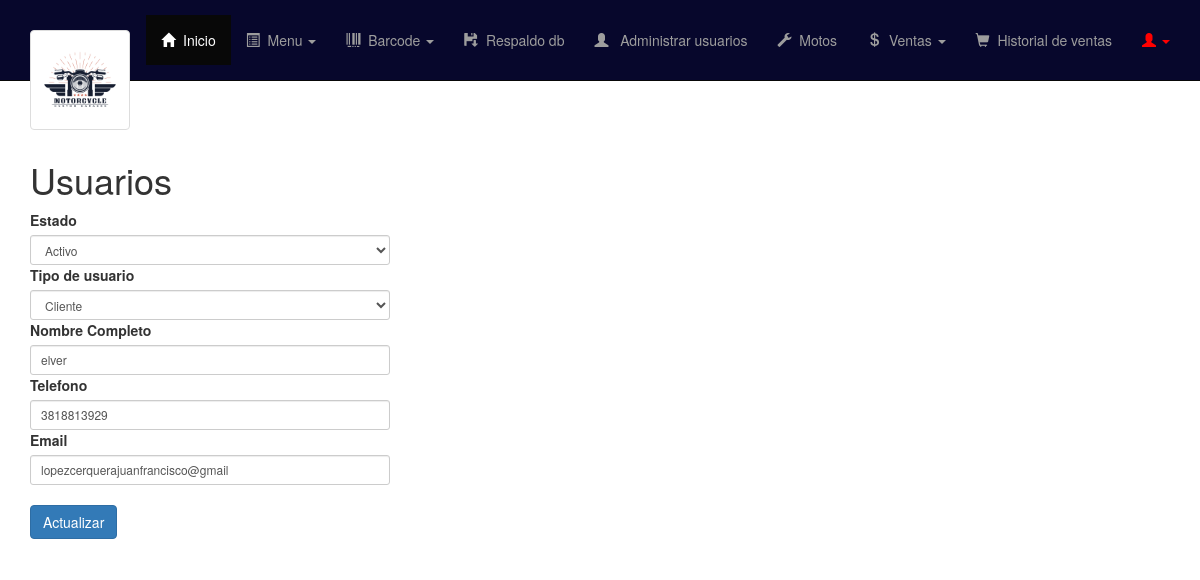
Screenshot of /vist/admin/actualizarusu.php (signed in) with the database file from the repository.
### tables this page shows
CREATE TABLE `estado` (
  `id_estado` int(11) NOT NULL,
  `estados` varchar(25) NOT NULL
);

CREATE TABLE `tipo_usuarios` (
  `id_tip_usu` int(11) NOT NULL,
  `tip_usu` varchar(30) NOT NULL
);

CREATE TABLE `usuarios` (
  `documento` int(11) NOT NULL,
  `nombre_completo` varchar(100) NOT NULL,
  `telefono` varchar(10) NOT NULL,
  `email` varchar(40) NOT NULL,
  `fecha_usu` date NOT NULL,
  `usuario` varchar(15) NOT NULL,
  `password` varchar(100) NOT NULL,
  `id_tip_usu` int(11) NOT NULL,
  `id_estado` int(11) NOT NULL
);

### vist/admin/actualizarusu.php (the view, shortened to what this page needs)
<?php
$db = new Database();
$conectar= $db->conectar();
require_once "../../controller/styles/dependencias.php";
?>
   <?php
        $consulta=$conectar->prepare("SELECT * From usuarios INNER JOIN estado ON usuarios.id_estado=estado.id_estado INNER join tipo_usuarios on usuarios.id_tip_usu=tipo_usuarios.id_tip_usu" );
         $consulta->execute();
         $queryi=$consulta->fetch(PDO::FETCH_ASSOC);
   ?>
<!DOCTYPE html>
<html lang="en">
<head>
    <?php require_once "navbar.php"  ?>
</head>
<body>
		<div class="container">
			<h1>Usuarios</h1>
			<div class="row">
				<div class="col-sm-4">
					<form id="frmArticulos"  name="form" method="post" >
						<label>Estado</label>
                        <select name="estado" class="form-control input-sm" >
							<option  value="<?php echo($queryi['id_estado'])?>"><?php echo($queryi['estados'])?></option>
						</select>
                        <label>Tipo de usuario</label>
                        <select name="tipo" class="form-control input-sm" name="tipo">
							<option value="<?php echo($queryi['id_tip_usu'])?>"><?php echo($queryi['tip_usu'])?> </option>
						</select>
						<label>Nombre Completo</label>
						<input type="text" class="form-control input-sm" id="nombre" name="nombre" value="<?php echo($queryi['nombre_completo'])?>">
						<label>Telefono</label>
						<input type="number" class="form-control input-sm" id="telefono"  min="1" name="telefono" value="<?php echo($queryi['telefono'])?>">
						<label>Email</label>
						<input type="email" class="form-control input-sm" id="email" name="email"  value="<?php echo($queryi['email'])?>">
						<br>
						<button name="validar" type="submit" id="btnAgregaArticulo" class="btn btn-primary"  >Actualizar</button>
					</form>
				</div>
			</div>
		</div>
</body>
</html>

### controller/styles/menu.css (style rules this page uses)
html,body { height:100%; padding-top:70px; }

### rows the page displays
estado: estado "Activo"
tipo_usuarios: tipo "Cliente"
usuarios: nombre "elver", telefono "3818813929", email "lopezcerquerajuanfrancisco@gmail"
